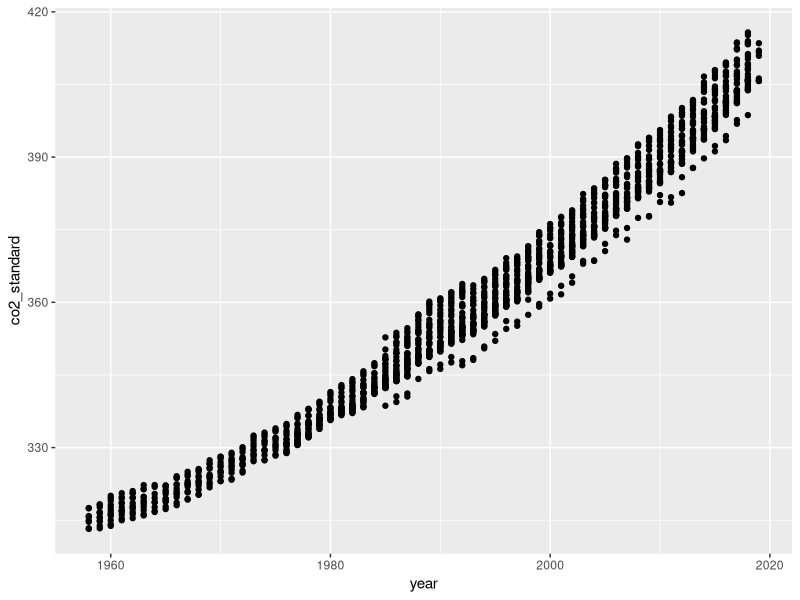
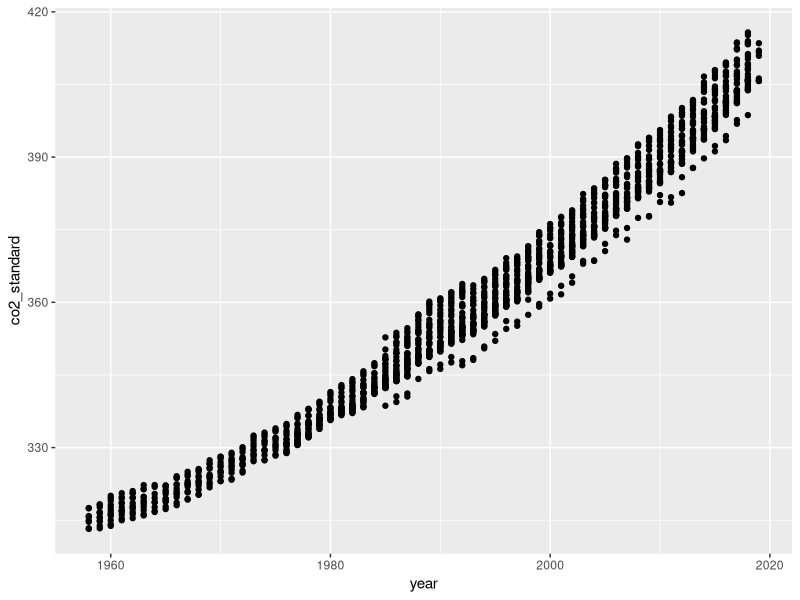

The R source for these figures, in order: (Note: this script raises an error after producing the figures.)
## ---- chunk 1

## ---- chunk 2

## ---- chunk 3
library(tidyverse)
co2_data <- read_csv(here::here("data/co2.csv")) %>% 
  filter(co2_standard > 0)
## ---- chunk 4
ggplot(co2_data, aes(x = year, y = co2_standard)) +
    geom_point()
## ---- chunk 5
ggplot(co2_data, aes(x = year, y = co2_standard)) +
    geom_point()
## ---- chunk 6
dog_licenses_after_2000 <- dog_licenses %>% 
    fitler(... >= 2000)
dog_licenses_after_2000
ggplot(dog_licenses_after_2000, aes(x = ..., y = ...)) +
    geom_point()
## ---- chunk 7
dog_licenses_after_2000 <- dog_licenses %>% 
    fitler(... >= 2000)
ggplot(dog_licenses_after_2000, aes(x = ..., y = ...)) +
    geom_point()
## ---- chunk 8
dog_licenses %>% 
    select(...) %>% 
    group_by(...) %>% 
    summarise(Mean... = mean(..., na.rm = TRUE)) %>% 
    spread(...) %>% 
    knitr::kable(caption = "Table caption here.")
## ---- chunk 9
mean(dog_license$..., na.rm = TRUE)
names(dog_license)
